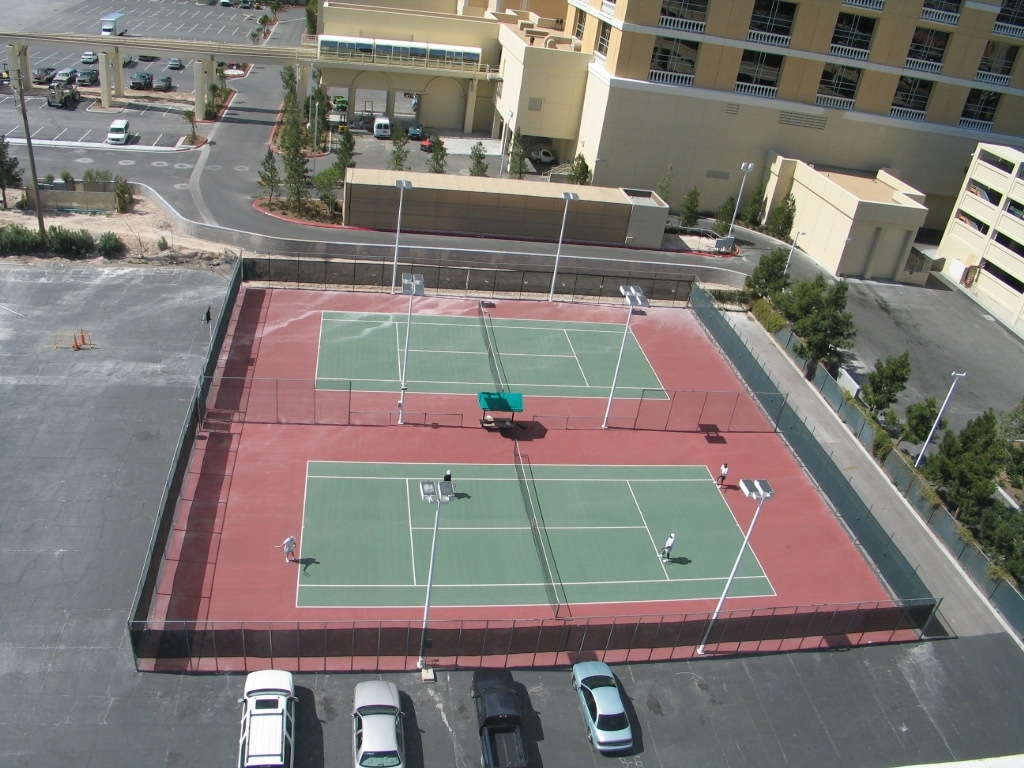
#> input picture data/tennis_court2.jpg, 1024 x 768 px
$ jupyter execute 09-segmentation_and_clustering.ipynb   (older library calls are emulated)
#> lines starting #> are read from the running program, lines starting #| are printed output that depends on the picture; after the words box and inside, x2 and y2 are one past the last pixel; in counts of white or black regions, pixels touching at a corner belong together
# Image Segmentation and Clustering

## K-Means Clustering

Image segmentation using K-Means involves clustering the pixels of the image based on their colors. This often results in an image where different regions are represented by different colors, indicating different segments or clusters.

Here's a step-by-step plan of how we'll achieve this:

- Load the image using OpenCV.
- Convert the image from BGR to RGB (as OpenCV loads images in BGR format).
- Flatten the image to get all the pixels.
- Apply K-Means clustering to cluster the pixels based on color.
- Reshape the flattened image back to its original shape.
- Display the segmented image.

[cell 1]
import cv2
import numpy as np
import matplotlib.pyplot as plt

# Load the image
img = cv2.imread('data/tennis_court2.jpg')
#> img is the input picture: shape (768, 1024, 3); mean B, G, R 116.2, 120.7, 125.4

# Convert the image from BGR to RGB
img_rgb = cv2.cvtColor(img, cv2.COLOR_BGR2RGB)

# Flatten the image
pixels = img_rgb.reshape((-1, 3))

# Apply K-Means clustering
k = 5  # Number of clusters
criteria = (cv2.TERM_CRITERIA_EPS + cv2.TERM_CRITERIA_MAX_ITER, 100, 0.2)
_, labels, centers = cv2.kmeans(pixels.astype(np.float32), k, None, criteria, 10, cv2.KMEANS_RANDOM_CENTERS)
#> centers = [[102.4, 103.5, 98.67], [135.6, 145.3, 141.2], [59.11, 58.05, 53.71], [218.6, 213.9, 202.7], [177.7, 124.4, 123.2]]

# Convert centers to integers
centers = np.uint8(centers)
#> centers = [[102, 103, 98], [135, 145, 141], [59, 58, 53], [218, 213, 202], [177, 124, 123]]

# Map the labels to the centers
segmented_image = centers[labels.flatten()]

# Reshape the segmented image to its original shape
segmented_image = segmented_image.reshape(img_rgb.shape)

# Plotting the original and segmented images
fig, axes = plt.subplots(1, 2, figsize=(15, 10))
axes[0].imshow(img_rgb)
axes[0].set_title('Original Image')
axes[0].axis('off')
axes[1].imshow(segmented_image)
axes[1].set_title('Segmented Image with K={}'.format(k))
axes[1].axis('off')

plt.tight_layout()
plt.show()

### K-Means Clustering Parameters

The `cv2.kmeans` function is called as follows:
```python
_, labels, centers = cv2.kmeans(pixels.astype(np.float32), k, None, criteria, 10, cv2.KMEANS_RANDOM_CENTERS)
```
Here is a breakdown of its parameters, with reference to the values used in the code:

1.  `data`: `pixels.astype(np.float32)`
    - The input data for clustering. It must be of type `np.float32`, with each feature in a separate column.
2.  `K`: `k` (set to 5)
    - The desired number of clusters.
3.  `bestLabels`: `None`
    - This is an output parameter. When `None` is passed, it initializes an array that will be filled with the cluster index for each data point.
4.  `criteria`: `(cv2.TERM_CRITERIA_EPS + cv2.TERM_CRITERIA_MAX_ITER, 100, 0.2)`
    - The termination criteria for the iterative algorithm. The algorithm stops when either of the following conditions is met:
        - `cv2.TERM_CRITERIA_MAX_ITER`: A maximum of **100** iterations is reached.
        - `cv2.TERM_CRITERIA_EPS`: The cluster centers move by less than **0.2**.
5.  `attempts`: `10`
    - The number of times the K-Means algorithm is run with different initial centroid selections. The final result will be the one with the best compactness.
6.  `flags`: `cv2.KMEANS_RANDOM_CENTERS`
    - Specifies how the initial cluster centers are chosen. In this case, they are selected randomly from the data points.

## Mean Shift Algorithm

The Mean Shift algorithm is a non-parametric clustering technique that can be applied to image segmentation. It works by iteratively shifting points to the mode (densest region) of a distribution. For image segmentation, Mean Shift considers the spatial and color information of the image.

The process typically involves:

- Convert the image to the CIELab color space (Mean Shift often performs better in this space than RGB).
- Apply Mean Shift segmentation.
- Display the results.

**Note:** The CIELab color space, often referred to simply as Lab, is a color space defined by the International Commission on Illumination (abbreviated as CIE for its French name, Commission Internationale de l'Éclairage). It is designed to be perceptually uniform, meaning that the perceptual difference between colors is consistent across the color space.

Here's a breakdown of its components:

1. **L** (Luminance or Lightness):
    - Represents the lightness of the color.
    - Ranges from 0 (black) to 100 (white).

2. **a** (from green to red):
    - A value of a > 0 indicates a movement towards red.
    - A value of a < 0 indicates a movement towards green.

3. **b** (from blue to yellow):
    - A value of b > 0 indicates a movement towards yellow.
    - A value of b < 0 indicates a movement towards blue.

It's common to use the CIELab color space in image processing because of its perceptual uniformity. For example, when comparing the difference between two colors, the Euclidean distance between their Lab representations can be a good approximation of the perceptual difference between them. This isn't always the case in other color spaces like RGB.

[cell 2]
# Load the image
img = cv2.imread('data/tennis_court2.jpg')

# Convert the image to LAB color space
img_lab = cv2.cvtColor(img, cv2.COLOR_BGR2Lab)
#> img_lab: shape (768, 1024, 3); mean of channels 0, 1, 2 129.2, 129.2, 131.4

# Flatten the image
pixels_lab = img_lab.reshape((-1, 3))

# Apply Mean Shift
# Define the spatial window radius 'sp' and color window radius 'sr'
sp = 20
sr = 40
# Apply Mean Shift without the criteria parameter
mean_shift_result = cv2.pyrMeanShiftFiltering(img, sp, sr)

# Print the number of clusters created by mean shift.
# Convert the result to a 2D array with shape (H*W, 3)
mean_shift_labels = mean_shift_result.reshape((-1, 3))
# Find unique colors in the result (each unique color can be considered a cluster)
unique_clusters = np.unique(mean_shift_labels, axis=0)
print('Number of clusters (unique colors) found by Mean Shift:', len(unique_clusters))
#| Number of clusters (unique colors) found by Mean Shift: 40897

# Convert the result back to RGB for display
mean_shift_result_rgb = cv2.cvtColor(mean_shift_result, cv2.COLOR_BGR2RGB)

# Plotting the original and segmented images
fig, axes = plt.subplots(1, 2, figsize=(15, 10))
img_rgb = cv2.cvtColor(img, cv2.COLOR_BGR2RGB)
axes[0].imshow(img_rgb)
axes[0].set_title('Original Image')
axes[0].axis('off')
axes[1].imshow(mean_shift_result_rgb)
axes[1].set_title('Segmented Image using Mean Shift')
axes[1].axis('off')

plt.tight_layout()
plt.show()
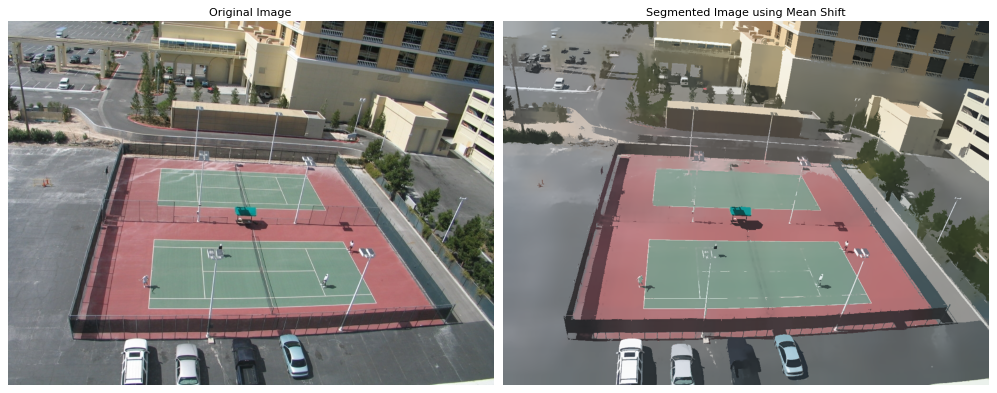
#> figure drawn by matplotlib, 2 panels

### Mean Shift Filtering Parameters

The `cv2.pyrMeanShiftFiltering` function is called as follows:
```python
mean_shift_result = cv2.pyrMeanShiftFiltering(img, sp, sr)
```
Here is a breakdown of its parameters, with reference to the values used in the code:

1.  `src`: `img`
    - The input image, which must be an 8-bit, 3-channel image.

2.  `sp`: `20`
    - The spatial window radius. This parameter defines the radius of the search window in the spatial domain. A larger value will mean that more distant pixels are considered in the mean shift calculation, potentially leading to larger segments but also slower performance.

3.  `sr`: `40`
    - The color window radius. This parameter defines the radius of the search window in the color domain. A larger value will cause colors that are further apart to be grouped into the same segment, leading to fewer, more dominant color regions.

The algorithm works by iterating through each pixel of the image and, for each pixel, defining a window of radius `sp` around it. It then computes the mean color value within that window (for pixels whose color is within the `sr` radius of the current pixel's color) and shifts the center of the window to that mean. This process is repeated until the window's center converges, and the color of the original pixel is then set to the color of the converged window's center.

## Watershed Algorithm

The Watershed algorithm is a classic image segmentation method based on topography. It works by viewing the grayscale image as a topographic surface where light pixels are high elevations and dark pixels are low elevations. The algorithm then floods this surface from its minima (i.e., the dark regions) and builds barriers (or watershed lines) at places where flooding from different sources meets.

To apply the Watershed algorithm effectively, you often need to define markers, which are areas that are sure to be foreground or background. The quality of segmentation highly depends on the accuracy of these markers.

For this example:

- We'll convert the image to grayscale.
- Use Otsu's thresholding to get a binary mask.
- Define sure foreground and sure background regions.
- Use the distance transform to determine the uncertain region.
- Apply the Watershed algorithm.
- Display the results.

[cell 3]
# Load the image
img = cv2.imread('data/tennis_court2.jpg')

# Convert the image to grayscale
gray = cv2.cvtColor(img, cv2.COLOR_BGR2GRAY)

# Calculate the gradient magnitude
sobelx = cv2.Sobel(gray, cv2.CV_64F, 1, 0, ksize=3)
sobely = cv2.Sobel(gray, cv2.CV_64F, 0, 1, ksize=3)
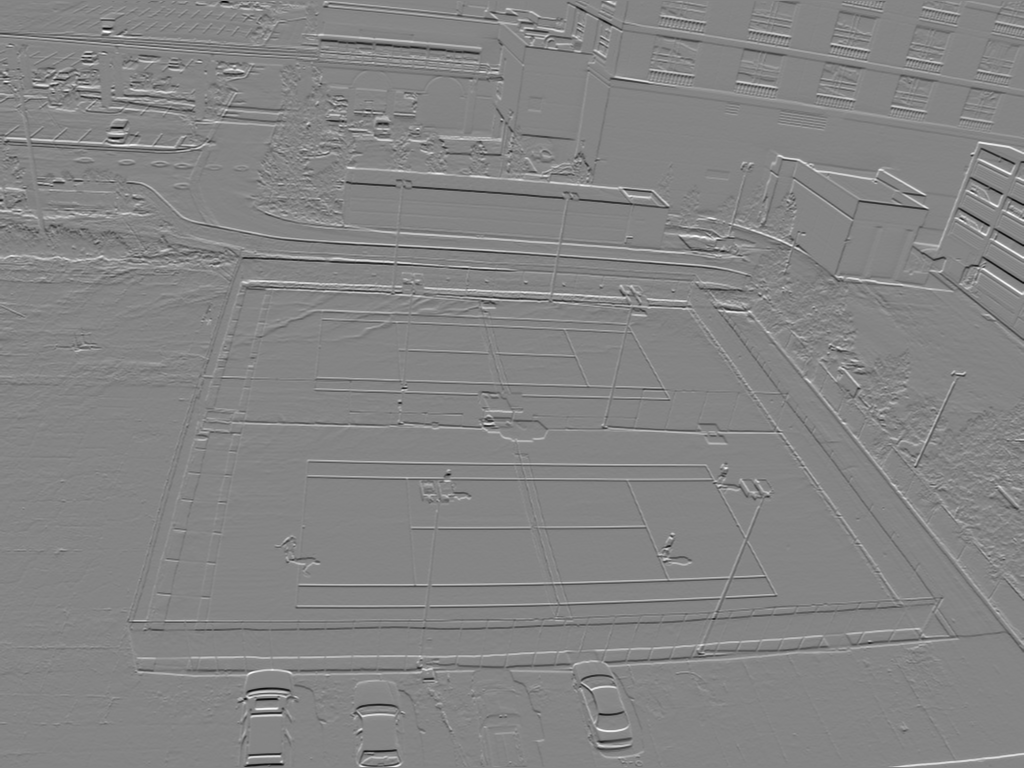
#> sobely: shape (768, 1024) float64; min -816, max 754, mean 0; drawn with min black and max white
gradient_magnitude = np.sqrt(sobelx**2 + sobely**2)

# Convert the gradient magnitude to 8-bit
gradient_magnitude_8bit = np.uint8(255 * gradient_magnitude / gradient_magnitude.max())

# Compute the local minima using morphological opening
local_minima = cv2.morphologyEx(gradient_magnitude_8bit, cv2.MORPH_OPEN, kernel=np.ones((5,5), np.uint8))
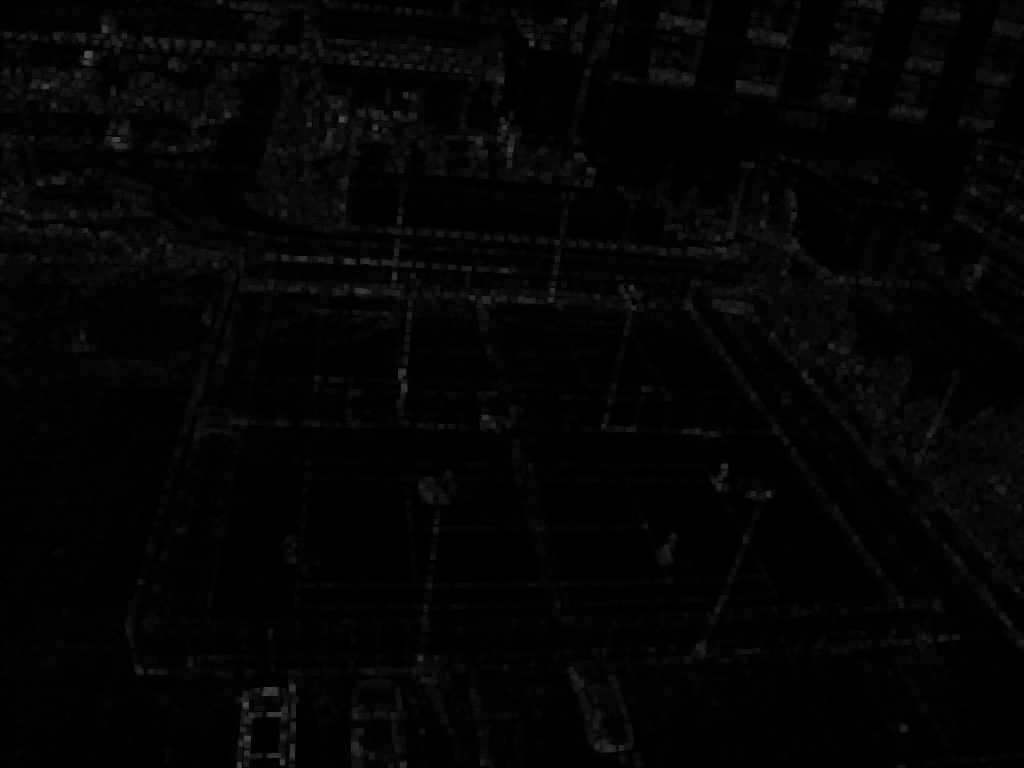
#> local_minima: shape (768, 1024); min 0, max 80, mean 4.1

# Identify the local minima by subtracting the opened image from the original gradient magnitude
local_minima = gradient_magnitude_8bit - local_minima

# Threshold to binary image to get markers
_, markers = cv2.threshold(local_minima, 0, 255, cv2.THRESH_BINARY + cv2.THRESH_OTSU)
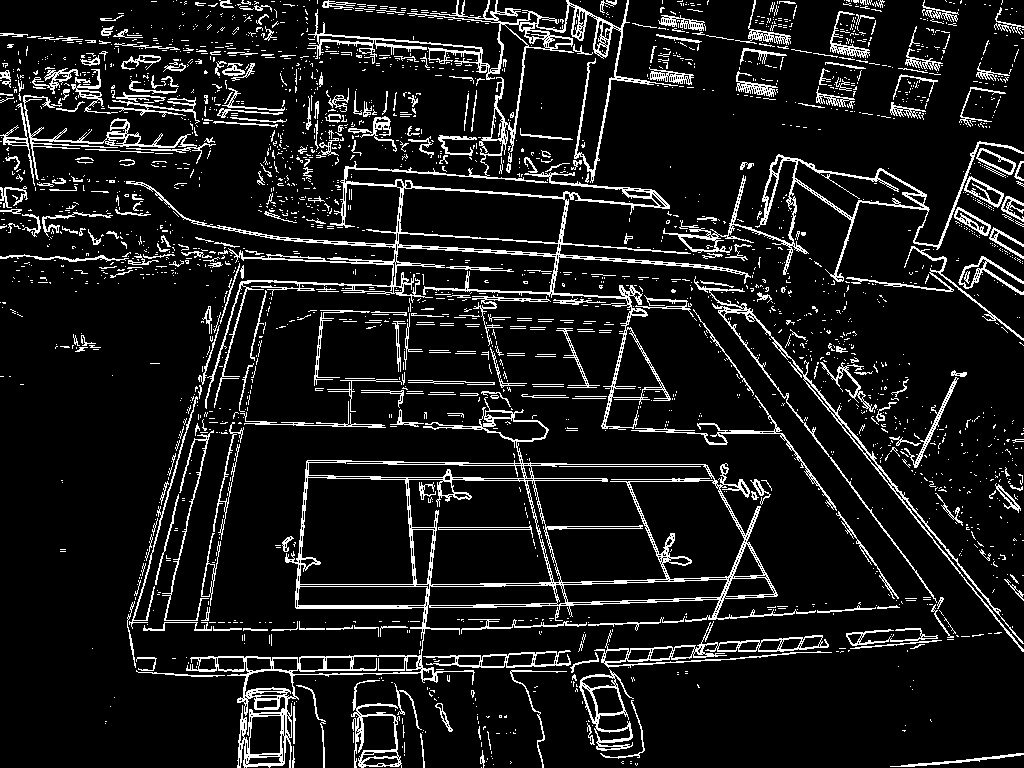
#> markers: shape (768, 1024); 10.3% white in thin lines or dots

# Label the markers
_, markers = cv2.connectedComponents(markers)
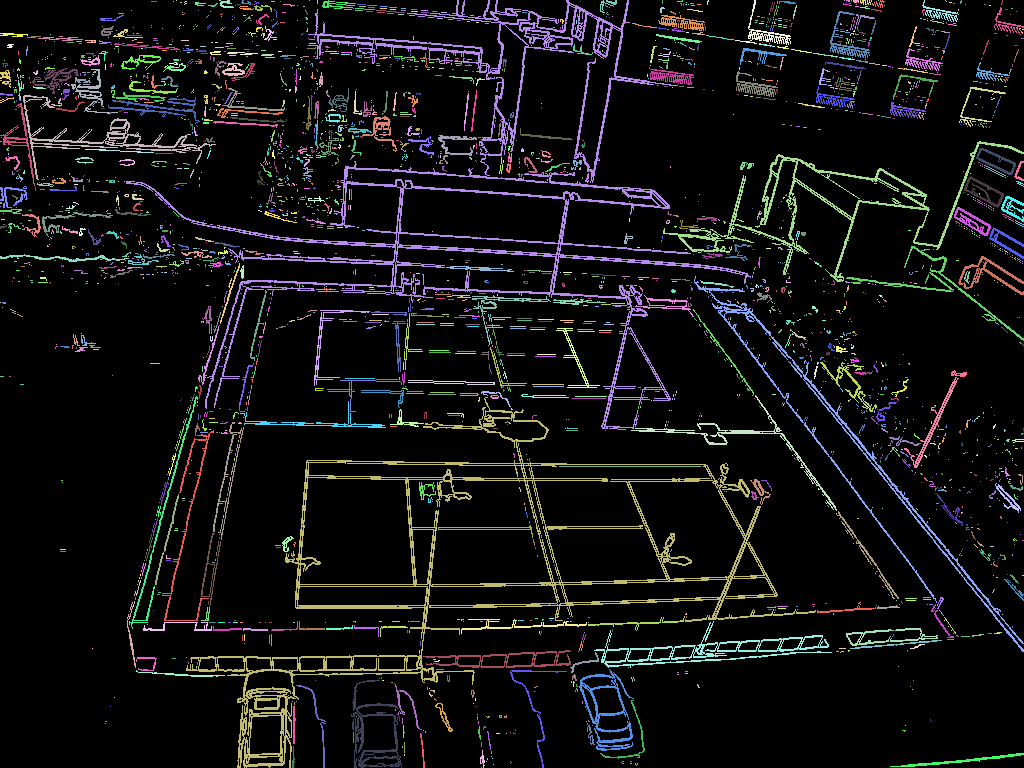
#> markers: shape (768, 1024) int32; 2603 distinct labels, from 0 to 2602; one colour per label, 0 black

# Convert the markers to 32-bit int for the Watershed algorithm
markers = markers.astype(np.int32)

# Apply the Watershed algorithm
cv2.watershed(img, markers)

# Mark watershed boundaries in red
img[markers == -1] = [0, 0, 255]
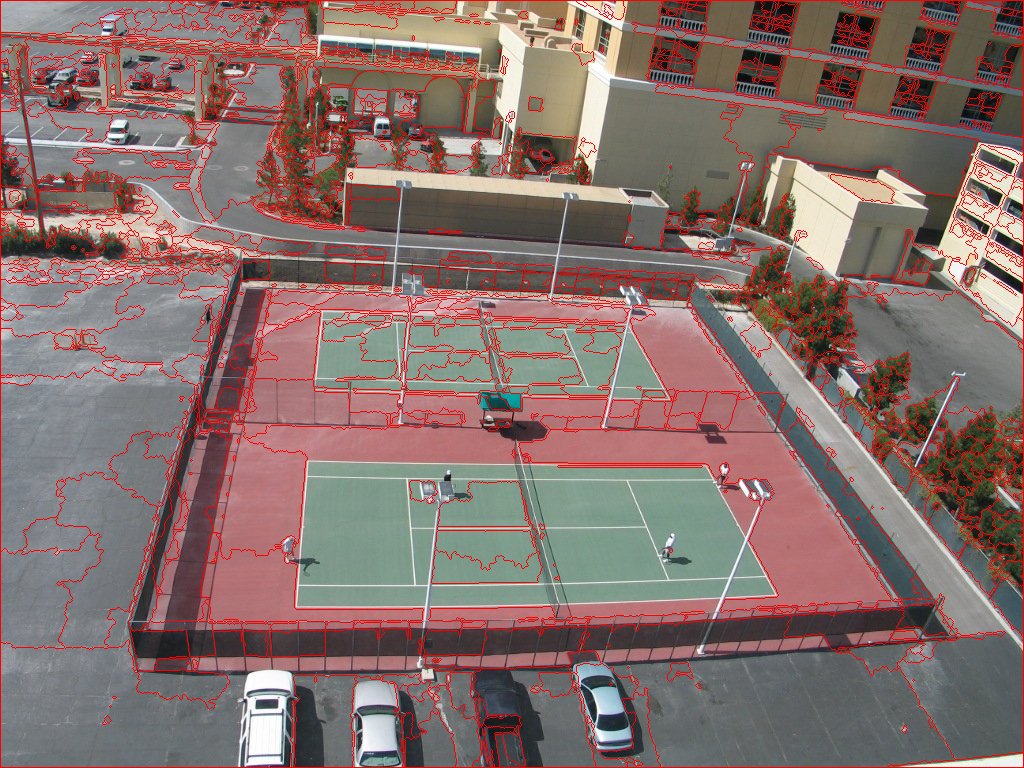
#> img: shape (768, 1024, 3); 7.51% of pixels changed, all inside (x1, y1, x2, y2) = (0, 0, 1024, 768)

# Convert the result back to RGB for display
img_rgb = cv2.cvtColor(img, cv2.COLOR_BGR2RGB)

# Display the image
plt.imshow(img_rgb)
plt.title('Segmented Image using Watershed with Local Minima of Gradient Magnitude (OpenCV)')
plt.axis('off')
plt.show()
